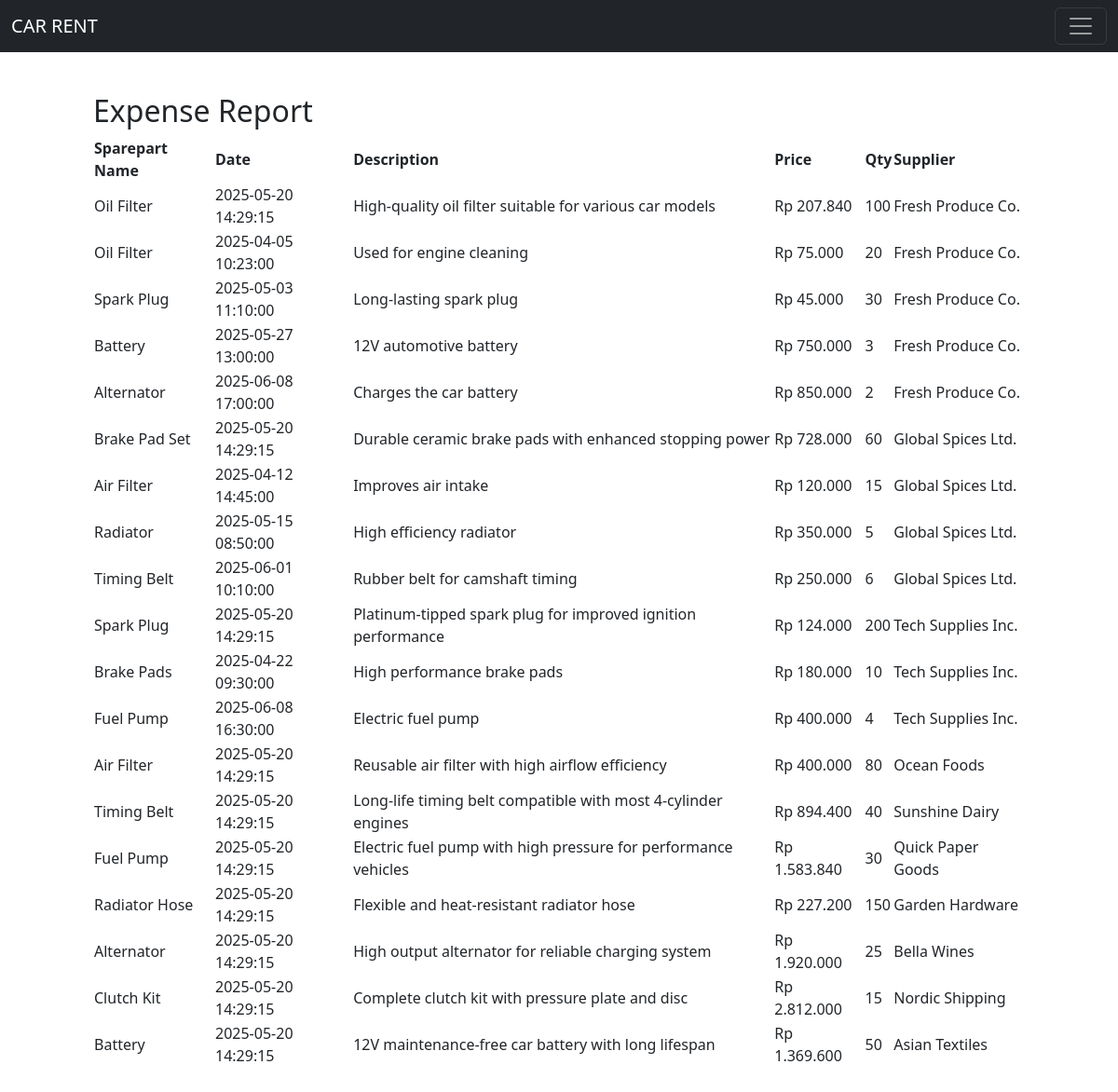
Screenshot of /adminexpense.php (signed in) with the database file from the repository.
### tables this page shows
CREATE TABLE master_spareparts (
    sparepart_id INT AUTO_INCREMENT PRIMARY KEY,
    sparepart_name VARCHAR(100) NOT NULL,
    DESCRIPTION TEXT,
    price DECIMAL(10, 2) NOT NULL,
    stock INT NOT NULL DEFAULT 0,
    supplier_id INT,
    created_at TIMESTAMP DEFAULT CURRENT_TIMESTAMP,
    updated_at TIMESTAMP DEFAULT CURRENT_TIMESTAMP ON UPDATE CURRENT_TIMESTAMP,
    FOREIGN KEY (supplier_id) REFERENCES suppliers(supplier_id) ON DELETE SET NULL
);

CREATE TABLE suppliers (
    supplier_id INT AUTO_INCREMENT PRIMARY KEY,  
    supplier_name VARCHAR(100) NOT NULL,        
    contact_name VARCHAR(100),                  
    phone_number VARCHAR(20),                   
    email VARCHAR(100),                         
    address TEXT,                               
    created_at TIMESTAMP DEFAULT CURRENT_TIMESTAMP  
);

### adminexpense.php (the view, shortened to what this page needs)
<?php
require_once('adminnav.php');
$query = "
  SELECT m.*, s.supplier_name
  FROM master_spareparts m
  JOIN suppliers s ON m.supplier_id = s.supplier_id
  ORDER BY UPDATED_AT DESC
";
$result = mysqli_query($con, $query);
?>
<!DOCTYPE html>
<html lang="en">
<head>
</head>
<body style="margin:100px">
  <h2>Expense Report</h2>
  <table id="paymentTable" class="display">
    <thead>
      <tr>
        <th>Sparepart Name</th>
        <th>Date</th>
        <th>Description</th>
        <th>Price</th>
        <th>Qty</th>
        <th>Supplier</th>
      </tr>
    </thead>
    <tbody>
      <?php while($row = mysqli_fetch_assoc($result)): ?>
        <tr>
          <td><?= $row['sparepart_name'] ?></td>
          <td><?= $row['created_at'] ?></td>
          <td><?= $row['DESCRIPTION'] ?></td>
          <td>Rp <?= number_format($row['price'], 0, ',', '.') ?></td>
          <td><?= number_format($row['stock'], 0, ',', '.') ?></td>
          <td><?= $row['supplier_name'] ?></td>
        </tr>
      <?php endwhile; ?>
    </tbody>
  </table>
</body>
</html>

### rows the page displays
master_spareparts: sparepart_name "Oil Filter", created_at "2025-05-20 14:29:15", DESCRIPTION "High-quality oil filter suitable for various car models", price "207.840", stock "100", supplier.supplier_name "Fresh Produce Co."
master_spareparts: sparepart_name "Oil Filter", created_at "2025-04-05 10:23:00", DESCRIPTION "Used for engine cleaning", price "75.000", stock "20", supplier.supplier_name "Fresh Produce Co."
master_spareparts: sparepart_name "Spark Plug", created_at "2025-05-03 11:10:00", DESCRIPTION "Long-lasting spark plug", price "45.000", stock "30", supplier.supplier_name "Fresh Produce Co."
master_spareparts: sparepart_name "Battery", created_at "2025-05-27 13:00:00", DESCRIPTION "12V automotive battery", price "750.000", stock "3", supplier.supplier_name "Fresh Produce Co."
master_spareparts: sparepart_name "Alternator", created_at "2025-06-08 17:00:00", DESCRIPTION "Charges the car battery", price "850.000", stock "2", supplier.supplier_name "Fresh Produce Co."
master_spareparts: sparepart_name "Brake Pad Set", created_at "2025-05-20 14:29:15", DESCRIPTION "Durable ceramic brake pads with enhanced stopping power", price "728.000", stock "60", supplier.supplier_name "Global Spices Ltd."
master_spareparts: sparepart_name "Air Filter", created_at "2025-04-12 14:45:00", DESCRIPTION "Improves air intake", price "120.000", stock "15", supplier.supplier_name "Global Spices Ltd."
master_spareparts: sparepart_name "Radiator", created_at "2025-05-15 08:50:00", DESCRIPTION "High efficiency radiator", price "350.000", stock "5", supplier.supplier_name "Global Spices Ltd."
master_spareparts: sparepart_name "Timing Belt", created_at "2025-06-01 10:10:00", DESCRIPTION "Rubber belt for camshaft timing", price "250.000", stock "6", supplier.supplier_name "Global Spices Ltd."
master_spareparts: sparepart_name "Spark Plug", created_at "2025-05-20 14:29:15", DESCRIPTION "Platinum-tipped spark plug for improved ignition performance", price "124.000", stock "200", supplier.supplier_name "Tech Supplies Inc."
master_spareparts: sparepart_name "Brake Pads", created_at "2025-04-22 09:30:00", DESCRIPTION "High performance brake pads", price "180.000", stock "10", supplier.supplier_name "Tech Supplies Inc."
master_spareparts: sparepart_name "Fuel Pump", created_at "2025-06-08 16:30:00", DESCRIPTION "Electric fuel pump", price "400.000", stock "4", supplier.supplier_name "Tech Supplies Inc."
master_spareparts: sparepart_name "Air Filter", created_at "2025-05-20 14:29:15", DESCRIPTION "Reusable air filter with high airflow efficiency", price "400.000", stock "80", supplier.supplier_name "Ocean Foods"
master_spareparts: sparepart_name "Timing Belt", created_at "2025-05-20 14:29:15", DESCRIPTION "Long-life timing belt compatible with most 4-cylinder engines", price "894.400", stock "40", supplier.supplier_name "Sunshine Dairy"
master_spareparts: sparepart_name "Fuel Pump", created_at "2025-05-20 14:29:15", DESCRIPTION "Electric fuel pump with high pressure for performance vehicles", price "1.583.840", stock "30", supplier.supplier_name "Quick Paper Goods"
master_spareparts: sparepart_name "Radiator Hose", created_at "2025-05-20 14:29:15", DESCRIPTION "Flexible and heat-resistant radiator hose", price "227.200", stock "150", supplier.supplier_name "Garden Hardware"
master_spareparts: sparepart_name "Alternator", created_at "2025-05-20 14:29:15", DESCRIPTION "High output alternator for reliable charging system", price "1.920.000", stock "25", supplier.supplier_name "Bella Wines"
master_spareparts: sparepart_name "Clutch Kit", created_at "2025-05-20 14:29:15", DESCRIPTION "Complete clutch kit with pressure plate and disc", price "2.812.000", stock "15", supplier.supplier_name "Nordic Shipping"
master_spareparts: sparepart_name "Battery", created_at "2025-05-20 14:29:15", DESCRIPTION "12V maintenance-free car battery with long lifespan", price "1.369.600", stock "50", supplier.supplier_name "Asian Textiles"
